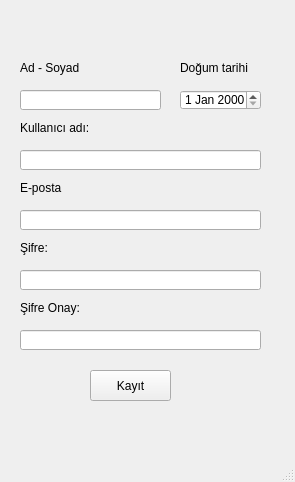
<?xml version="1.0" encoding="UTF-8"?>
<ui version="4.0">
 <class>MainWindowKayit</class>
 <widget class="QMainWindow" name="MainWindowKayit">
  <property name="geometry">
   <rect>
    <x>0</x>
    <y>0</y>
    <width>295</width>
    <height>482</height>
   </rect>
  </property>
  <property name="windowTitle">
   <string>KAYIT</string>
  </property>
  <widget class="QWidget" name="centralwidget">
   <widget class="QLabel" name="label_mesaj">
    <property name="geometry">
     <rect>
      <x>0</x>
      <y>410</y>
      <width>271</width>
      <height>31</height>
     </rect>
    </property>
    <property name="text">
     <string/>
    </property>
   </widget>
   <widget class="QLabel" name="label">
    <property name="geometry">
     <rect>
      <x>20</x>
      <y>120</y>
      <width>141</width>
      <height>16</height>
     </rect>
    </property>
    <property name="text">
     <string>Kullanıcı adı:</string>
    </property>
   </widget>
   <widget class="QLineEdit" name="kayit_kadi">
    <property name="geometry">
     <rect>
      <x>20</x>
      <y>150</y>
      <width>241</width>
      <height>20</height>
     </rect>
    </property>
   </widget>
   <widget class="QLabel" name="label_2">
    <property name="geometry">
     <rect>
      <x>20</x>
      <y>240</y>
      <width>61</width>
      <height>16</height>
     </rect>
    </property>
    <property name="text">
     <string>Şifre:</string>
    </property>
   </widget>
   <widget class="QPushButton" name="buton_kayit">
    <property name="geometry">
     <rect>
      <x>90</x>
      <y>370</y>
      <width>81</width>
      <height>31</height>
     </rect>
    </property>
    <property name="text">
     <string>Kayıt</string>
    </property>
   </widget>
   <widget class="QLineEdit" name="kayit_sifre">
    <property name="geometry">
     <rect>
      <x>20</x>
      <y>270</y>
      <width>241</width>
      <height>20</height>
     </rect>
    </property>
   </widget>
   <widget class="QLabel" name="label_3">
    <property name="geometry">
     <rect>
      <x>20</x>
      <y>60</y>
      <width>71</width>
      <height>16</height>
     </rect>
    </property>
    <property name="text">
     <string>Ad - Soyad</string>
    </property>
   </widget>
   <widget class="QLineEdit" name="kayit_ad">
    <property name="geometry">
     <rect>
      <x>20</x>
      <y>90</y>
      <width>141</width>
      <height>20</height>
     </rect>
    </property>
    <property name="text">
     <string/>
    </property>
   </widget>
   <widget class="QDateEdit" name="dogum_tarihi">
    <property name="geometry">
     <rect>
      <x>180</x>
      <y>90</y>
      <width>81</width>
      <height>20</height>
     </rect>
    </property>
   </widget>
   <widget class="QLabel" name="label_4">
    <property name="geometry">
     <rect>
      <x>180</x>
      <y>60</y>
      <width>71</width>
      <height>16</height>
     </rect>
    </property>
    <property name="text">
     <string>Doğum tarihi</string>
    </property>
   </widget>
   <widget class="QLineEdit" name="kayit_sifreOnay">
    <property name="geometry">
     <rect>
      <x>20</x>
      <y>330</y>
      <width>241</width>
      <height>20</height>
     </rect>
    </property>
   </widget>
   <widget class="QLabel" name="label_5">
    <property name="geometry">
     <rect>
      <x>20</x>
      <y>300</y>
      <width>61</width>
      <height>16</height>
     </rect>
    </property>
    <property name="text">
     <string>Şifre Onay:</string>
    </property>
   </widget>
   <widget class="QLabel" name="label_6">
    <property name="geometry">
     <rect>
      <x>20</x>
      <y>180</y>
      <width>141</width>
      <height>16</height>
     </rect>
    </property>
    <property name="text">
     <string>E-posta</string>
    </property>
   </widget>
   <widget class="QLineEdit" name="kayit_eposta">
    <property name="geometry">
     <rect>
      <x>20</x>
      <y>210</y>
      <width>241</width>
      <height>20</height>
     </rect>
    </property>
   </widget>
  </widget>
  <widget class="QMenuBar" name="menubar">
   <property name="geometry">
    <rect>
     <x>0</x>
     <y>0</y>
     <width>295</width>
     <height>21</height>
    </rect>
   </property>
  </widget>
  <widget class="QStatusBar" name="statusbar"/>
 </widget>
 <resources/>
 <connections/>
</ui>
